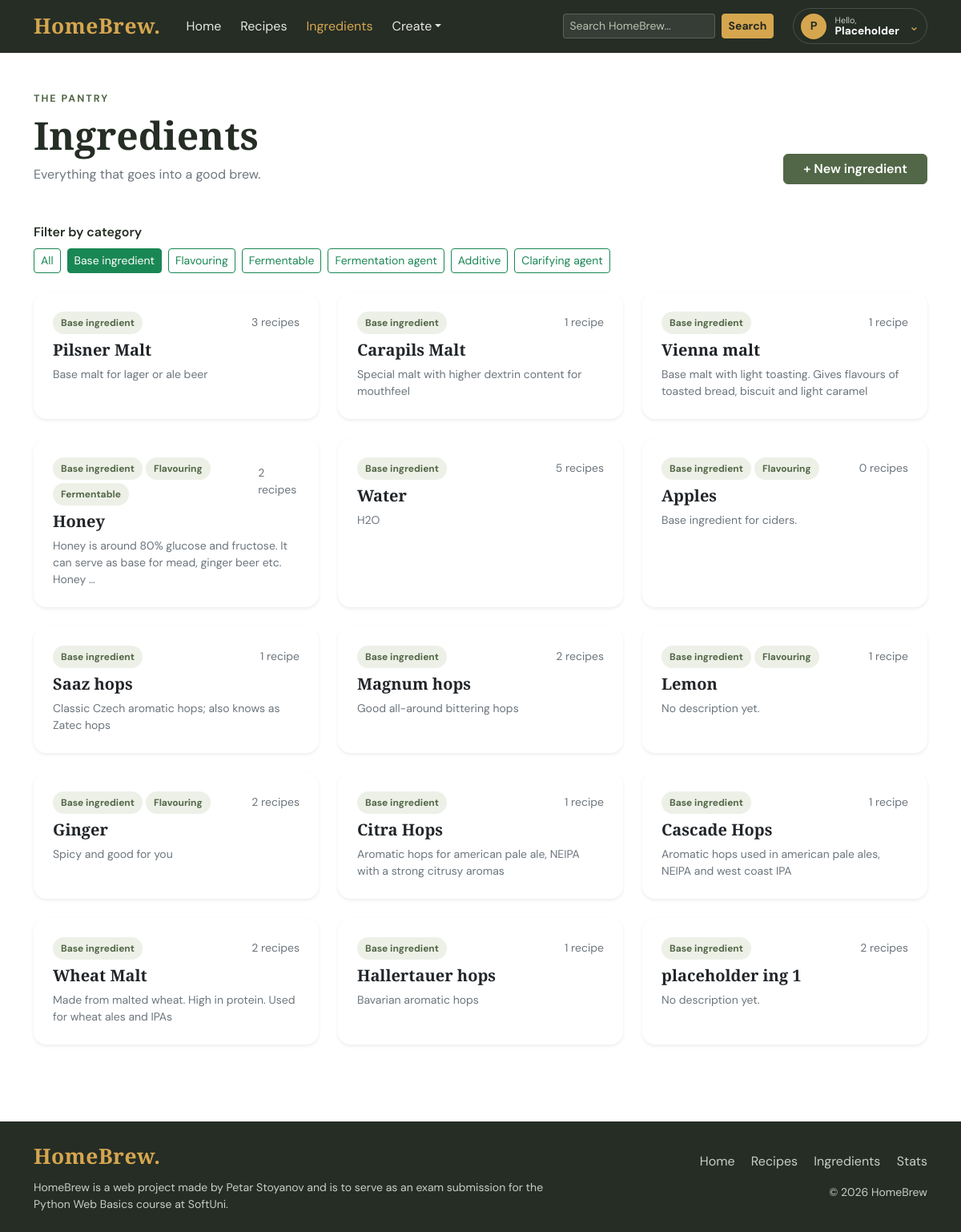
The page /catalog/?category=Base on the database its author committed.
### catalog/models.py (models this page shows, shortened)
class Ingredient(TimestampMixin):
    class CategoryChoices(models.TextChoices):
        BASE = "Base", "Base ingredient"
        FLAVOURING = "Flavouring", "Flavouring"
        FERMENTABLE = "Fermentable", "Fermentable"
        FERMENTATION_AGENT = "Fermentation Agent", "Fermentation agent"
        ADDITIVE = "Additive", "Additive"
        CLARIFYING_AGENT = "Clarifying Agent", "Clarifying agent"
    name = models.CharField(max_length=50)
    categories = models.JSONField(default=list)
    description = models.TextField(blank=True, null=True)
    @property
    def category_labels(self):
        choices = dict(self.CategoryChoices.choices)
        labels = [choices.get(l, l) for l in self.categories]
        return labels

### catalog/views.py (the view)
# urls.py: path('', IngredientListView.as_view(), name='ingredient-list'),
class IngredientListView(ListView):
    model = Ingredient
    template_name = 'catalog/ingredient-list.html'
    context_object_name = 'ingredients'
    def get_queryset(self):
        qs = super().get_queryset()
        category = self.request.GET.get('category')
        if category in Ingredient.CategoryChoices.values:
            qs = qs.filter(categories__icontains=category)
        return qs

### templates/catalog/ingredient-list.html (shortened to what this page needs)
{% extends 'base.html' %}
{% block content %}
<div class="container py-5">
<div class="d-flex flex-column flex-md-row justify-content-between align-items-md-end gap-3 mb-5">
    <div>
        <p class="page-label mb-2">The pantry</p>
        <h1 class="display-5 fw-bold">Ingredients</h1>
        <p class="text-secondary mb-0">Everything that goes into a good brew.</p>
    </div>
    <a href="{% url 'catalog:ingredient-create' %}" class="btn btn-brew-green px-4">
        + New ingredient
    </a>
</div>
<div class="mb-4">
    <p class="fw-semibold mb-2">Filter by category</p>
    <div class="d-flex flex-wrap gap-2">
        <a href="{% url 'catalog:ingredient-list' %}"
           class="btn btn-sm btn-outline-success {% if not request.GET.category %}active{% endif %}">
            All
        </a>
        <a href="{% url 'catalog:ingredient-list' %}?category=Base"
           class="btn btn-sm btn-outline-success {% if request.GET.category == 'Base' %}active{% endif %}">
            Base ingredient
        </a>
        <a href="{% url 'catalog:ingredient-list' %}?category=Flavouring"
           class="btn btn-sm btn-outline-success {% if request.GET.category == 'Flavouring' %}active{% endif %}">
            Flavouring
        </a>
        <a href="{% url 'catalog:ingredient-list' %}?category=Fermentable"
           class="btn btn-sm btn-outline-success {% if request.GET.category == 'Fermentable' %}active{% endif %}">
            Fermentable
        </a>
        <a href="{% url 'catalog:ingredient-list' %}?category=Fermentation%20Agent"
           class="btn btn-sm btn-outline-success {% if request.GET.category == 'Fermentation Agent' %}active{% endif %}">
            Fermentation agent
        </a>
        <a href="{% url 'catalog:ingredient-list' %}?category=Additive"
           class="btn btn-sm btn-outline-success {% if request.GET.category == 'Additive' %}active{% endif %}">
            Additive
        </a>
        <a href="{% url 'catalog:ingredient-list' %}?category=Clarifying%20Agent"
           class="btn btn-sm btn-outline-success {% if request.GET.category == 'Clarifying Agent' %}active{% endif %}">
            Clarifying agent
        </a>
    </div>
</div>
<div class="row g-4">
    {% for ingredient in ingredients %}
        <div class="col-md-6 col-lg-4">
            <article class="ingredient-card card h-100 border-0 shadow-sm">
                <div class="card-body p-4 d-flex flex-column">
                    <div class="d-flex justify-content-between align-items-center mb-2">
                        <div class="d-flex flex-wrap gap-1">
                            {% for label in ingredient.category_labels %}
                                <span class="recipe-tag">{{ label }}</span>
                            {% endfor %}
                        </div>
                        <span class="small text-secondary">
                            {{ ingredient.recipes.count }} recipe{{ ingredient.recipes.count|pluralize }}
                        </span>
                    </div>
                    <h2 class="h5 fw-bold">
                        <a href="{% url 'catalog:ingredient-details' ingredient.pk %}"
                           class="text-decoration-none text-reset stretched-link">
                            {{ ingredient.name }}
                        </a>
                    </h2>
                    <p class="text-secondary small mb-0">
                        {{ ingredient.description|default:"No description yet."|truncatewords:18 }}
                    </p>
                </div>
            </article>
        </div>
    {% endfor %}
</div>
</div>
{% endblock %}

### static/css/style.css (style rules this page uses)
:root { --brew-dark: #252d25; --brew-green: #526747; --brew-gold: #d6a64f; --brew-cream: #f8f5ed; --brew-muted: #77796f; --brew-line: #e9e5d9; --brew-danger: #b3261e; }
body { font-family: 'DM Sans', sans-serif; color: var(--brew-dark); background: #fff; display: flex; flex-direction: column; min-height: 100vh; }
h1, h2, h3, .brand { font-family: 'Playfair Display', serif; }
a { color: var(--brew-green); }
.btn-brew-green { background: var(--brew-green); color: #fff; border: 1px solid var(--brew-green); font-weight: 600; }
.page-label, .section-label { color: var(--brew-green); font-size: 0.78rem; font-weight: 700; text-transform: uppercase; letter-spacing: 2px; }
.recipe-tag { display: inline-block; background: #edf0e7; color: var(--brew-green); padding: 5px 10px; border-radius: 50px; font-size: 0.75rem; font-weight: 700; }
.ingredient-card { border-radius: 16px; transition: transform 0.2s, box-shadow 0.2s; }

### rows shown on the page
Ingredient: category_labels "Base ingredient", recipes.count "3", name "Pilsner Malt", description "Base malt for lager or ale beer"
Ingredient: category_labels "Base ingredient", recipes.count "1", name "Carapils Malt", description "Special malt with higher dextrin content for mouthfeel"
Ingredient: category_labels "Base ingredient", recipes.count "1", name "Vienna malt", description "Base malt with light toasting. Gives flavours of toasted bread, biscuit and light caramel"
Ingredient: category_labels "Base ingredient" "Flavouring" "Fermentable", recipes.count "2", name "Honey", description "Honey is around 80% glucose and fructose. It can serve as base for mead, ginger beer etc. Honey …"
Ingredient: category_labels "Base ingredient", recipes.count "5", name "Water", description "H2O"
Ingredient: category_labels "Base ingredient" "Flavouring", recipes.count "0", name "Apples", description "Base ingredient for ciders."
Ingredient: category_labels "Base ingredient", recipes.count "1", name "Saaz hops", description "Classic Czech aromatic hops; also knows as Zatec hops"
Ingredient: category_labels "Base ingredient", recipes.count "2", name "Magnum hops", description "Good all-around bittering hops"
Ingredient: category_labels "Base ingredient" "Flavouring", recipes.count "1", name "Lemon", description "No description yet."
Ingredient: category_labels "Base ingredient" "Flavouring", recipes.count "2", name "Ginger", description "Spicy and good for you"
Ingredient: category_labels "Base ingredient", recipes.count "1", name "Citra Hops", description "Aromatic hops for american pale ale, NEIPA with a strong citrusy aromas"
Ingredient: category_labels "Base ingredient", recipes.count "1", name "Cascade Hops", description "Aromatic hops used in american pale ales, NEIPA and west coast IPA"
Ingredient: category_labels "Base ingredient", recipes.count "2", name "Wheat Malt", description "Made from malted wheat. High in protein. Used for wheat ales and IPAs"
Ingredient: category_labels "Base ingredient", recipes.count "1", name "Hallertauer hops", description "Bavarian aromatic hops"
Ingredient: category_labels "Base ingredient", recipes.count "2", name "placeholder ing 1", description "No description yet."
